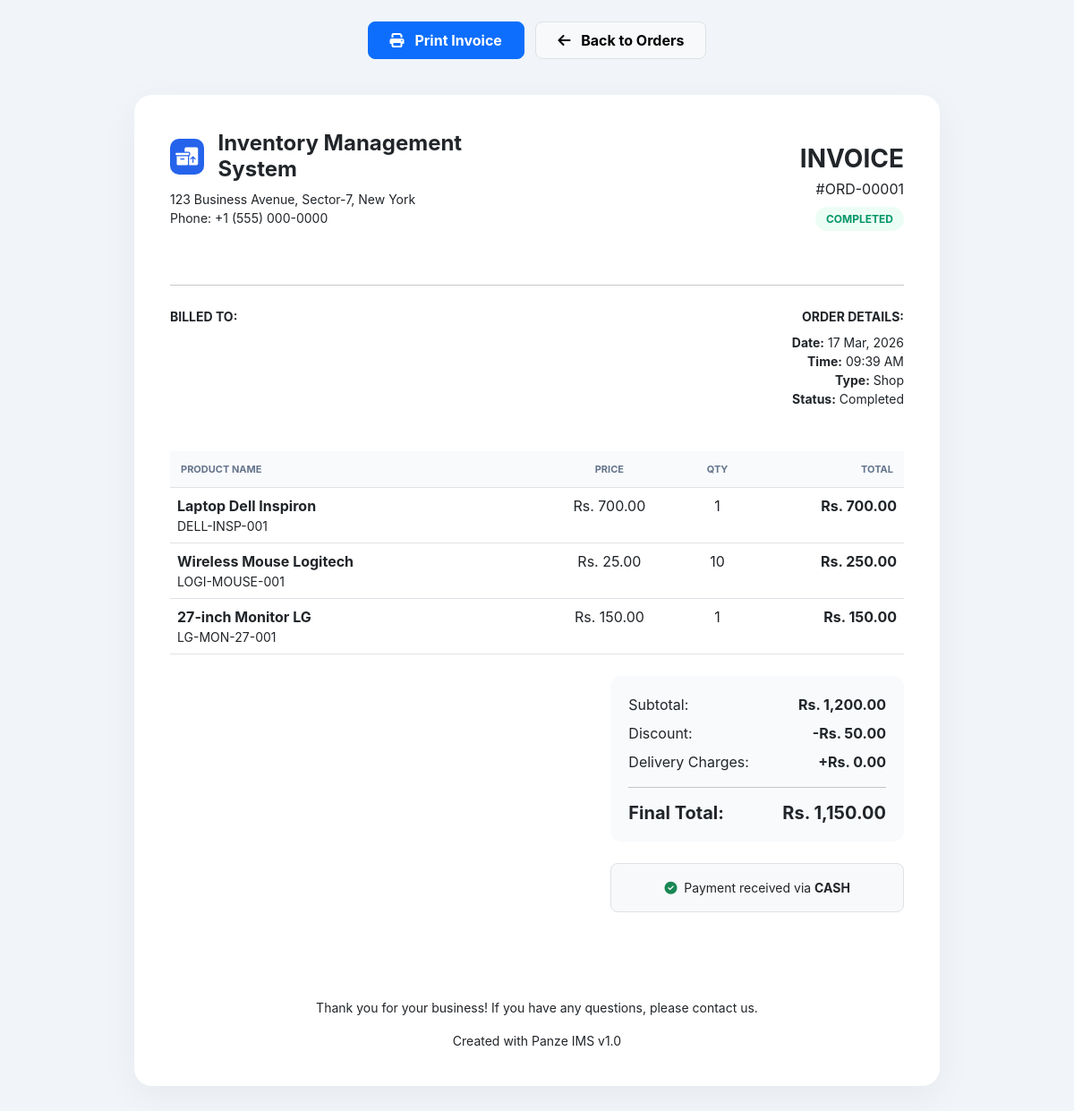
The app's page /admin/orders/invoice/index.php?order_id=1 (signed in) with its own data.
### tables this page shows
CREATE TABLE `orders` (
  `id` int(11) NOT NULL,
  `customer_id` int(11) DEFAULT NULL,
  `created_by` int(11) DEFAULT NULL,
  `order_type` enum('shop','online') DEFAULT 'shop',
  `total_amount` decimal(10,2) DEFAULT NULL,
  `discount` decimal(10,2) DEFAULT 0.00,
  `delivery_charges` decimal(10,2) DEFAULT 0.00,
  `final_amount` decimal(10,2) DEFAULT NULL,
  `status` enum('pending','completed','cancelled') DEFAULT 'pending',
  `created_at` timestamp NOT NULL DEFAULT current_timestamp(),
  `updated_at` timestamp NOT NULL DEFAULT current_timestamp() ON UPDATE current_timestamp()
);

CREATE TABLE `order_items` (
  `id` int(11) NOT NULL,
  `order_id` int(11) NOT NULL,
  `product_id` int(11) NOT NULL,
  `quantity` int(11) NOT NULL,
  `price` decimal(10,2) NOT NULL,
  `total` decimal(10,2) DEFAULT NULL,
  `created_at` timestamp NOT NULL DEFAULT current_timestamp()
);

CREATE TABLE `products` (
  `id` int(11) NOT NULL,
  `name` varchar(150) NOT NULL,
  `sku` varchar(100) DEFAULT NULL,
  `cost_price` decimal(10,2) NOT NULL,
  `selling_price` decimal(10,2) NOT NULL,
  `status` enum('active','inactive') DEFAULT 'active',
  `created_at` timestamp NOT NULL DEFAULT current_timestamp(),
  `updated_at` timestamp NOT NULL DEFAULT current_timestamp() ON UPDATE current_timestamp()
);

CREATE TABLE `payments` (
  `id` int(11) NOT NULL,
  `order_id` int(11) DEFAULT NULL,
  `sale_id` int(11) DEFAULT NULL,
  `payment_method` enum('cash','online','bank','card') DEFAULT 'cash',
  `transaction_id` varchar(100) DEFAULT NULL,
  `payment_proof` varchar(255) DEFAULT NULL,
  `amount` decimal(10,2) DEFAULT NULL,
  `status` enum('paid','unpaid','partial') DEFAULT 'unpaid',
  `created_at` timestamp NOT NULL DEFAULT current_timestamp(),
  `updated_at` timestamp NOT NULL DEFAULT current_timestamp() ON UPDATE current_timestamp()
);

### core/functions.php (called while the page is built, shortened)
<?php
function format_price($amount) {
    return "Rs. " . number_format($amount, 2);
}

### admin/orders/invoice/index.php (the view, shortened to what this page needs)
<?php
require_once __DIR__ . '/../../../config/db.php';
require_once __DIR__ . '/../../../core/functions.php';
$order_id = isset($_GET['order_id']) ? (int)$_GET['order_id'] : 0;
try {
    $order_stmt = $pdo->prepare("SELECT o.*, c.name as customer_name, c.email as customer_email, c.phone as customer_phone, c.address as customer_address
                                FROM orders o
                                LEFT JOIN customers c ON o.customer_id = c.id
                                WHERE o.id = ?");
    $order_stmt->execute([$order_id]);
    $order = $order_stmt->fetch();
    $items_stmt = $pdo->prepare("SELECT oi.*, p.name as product_name, p.sku as product_sku
                                FROM order_items oi
                                JOIN products p ON oi.product_id = p.id
                                WHERE oi.order_id = ?");
    $items_stmt->execute([$order_id]);
    $items = $items_stmt->fetchAll();
    $payment_stmt = $pdo->prepare("SELECT * FROM payments WHERE order_id = ? LIMIT 1");
    $payment_stmt->execute([$order_id]);
    $payment = $payment_stmt->fetch();
} catch (PDOException $e) {
    die("Database error: " . $e->getMessage());
}
?>
<!DOCTYPE html>
<html lang="en">
<head>
    <link href="https://cdn.jsdelivr.net/npm/bootstrap@5.3.0/dist/css/bootstrap.min.css" rel="stylesheet">
    <link rel="stylesheet" href="https://cdnjs.cloudflare.com/ajax/libs/font-awesome/6.4.0/css/all.min.css">
</head>
<body>
<div class="container no-print mt-4 mb-2 text-center">
    <button class="btn btn-primary px-4 py-2 rounded-3 fw-bold" onclick="window.print()">
        <i class="fa-solid fa-print me-2"></i> Print Invoice
    </button>
    <a href="../index.php" class="btn btn-light px-4 py-2 rounded-3 fw-bold border ms-2">
        <i class="fa-solid fa-arrow-left me-2"></i> Back to Orders
    </a>
</div>
<div class="invoice-container">
    <div class="row align-items-center mb-5">
        <div class="col-6">
            <div class="d-flex align-items-center gap-3">
                <div class="brand-logo"><i class="fa-solid fa-boxes-packing"></i></div>
                <h4 class="fw-bold mb-0"><?= APP_NAME ?></h4>
            </div>
            <p class="text-slate-500 small mt-2">123 Business Avenue, Sector-7, New York<br>Phone: +1 (555) 000-0000</p>
        </div>
        <div class="col-6 text-end">
            <h1 class="h3 fw-bold text-slate-900 mb-1">INVOICE</h1>
            <div class="text-slate-500">#ORD-<?= str_pad($order['id'], 5, '0', STR_PAD_LEFT) ?></div>
            <div class="mt-2">
                <span class="badge-status badge-paid">
                    <?= strtoupper($order['status']) ?>
                </span>
            </div>
        </div>
    </div>
    <hr class="border-slate-100 my-4">
    <div class="row mb-5">
        <div class="col-6">
            <div class="text-uppercase small fw-bold text-slate-400 mb-2">Billed To:</div>
            <p class="text-slate-500 small">
                <?= htmlspecialchars($order['customer_phone']) ?><br>
                <?= htmlspecialchars($order['customer_email']) ?><br>
            </p>
        </div>
        <div class="col-6 text-end">
            <div class="text-uppercase small fw-bold text-slate-400 mb-2">Order Details:</div>
            <p class="small mb-0"><strong>Date:</strong> <?= date('d M, Y', strtotime($order['created_at'])) ?></p>
            <p class="small mb-0"><strong>Time:</strong> <?= date('h:i A', strtotime($order['created_at'])) ?></p>
            <p class="small mb-0"><strong>Type:</strong> <?= ucfirst($order['order_type']) ?></p>
            <p class="small mb-0"><strong>Status:</strong> <?= ucfirst($order['status']) ?></p>
        </div>
    </div>
    <table class="table mb-4">
        <thead>
            <tr>
                <th style="width: 50%;">Product Name</th>
                <th class="text-center">Price</th>
                <th class="text-center">Qty</th>
                <th class="text-end">Total</th>
            </tr>
        </thead>
        <tbody>
            <?php foreach ($items as $item): ?>
                <tr>
                    <td>
                        <div class="fw-bold text-slate-900"><?= htmlspecialchars($item['product_name']) ?></div>
                        <div class="small text-slate-400"><?= htmlspecialchars($item['product_sku']) ?></div>
                    </td>
                    <td class="text-center"><?= format_price($item['price']) ?></td>
                    <td class="text-center"><?= $item['quantity'] ?></td>
                    <td class="text-end fw-bold"><?= format_price($item['total']) ?></td>
                </tr>
            <?php endforeach; ?>
        </tbody>
    </table>
    <div class="row justify-content-end">
        <div class="col-md-5">
            <div class="total-section">
                <div class="d-flex justify-content-between mb-2">
                    <span class="text-slate-500">Subtotal:</span>
                    <span class="fw-bold text-slate-800"><?= format_price($order['total_amount']) ?></span>
                </div>
                <div class="d-flex justify-content-between mb-2">
                    <span class="text-slate-500">Discount:</span>
                    <span class="fw-bold text-rose-500">-<?= format_price($order['discount']) ?></span>
                </div>
                <div class="d-flex justify-content-between mb-2">
                    <span class="text-slate-500">Delivery Charges:</span>
                    <span class="fw-bold text-indigo-600">+<?= format_price($order['delivery_charges']) ?></span>
                </div>
                <hr class="my-3">
                <div class="d-flex justify-content-between">
                    <span class="h5 fw-bold text-slate-900 mb-0">Final Total:</span>
                    <span class="h5 fw-bold text-blue-600 mb-0"><?= format_price($order['final_amount']) ?></span>
                </div>
            </div>
            <?php if ($payment): ?>
                <div class="mt-4 p-3 bg-light rounded-3 text-center small text-slate-500 border">
                    <i class="fa-solid fa-circle-check text-success me-1"></i> Payment received via <strong><?= strtoupper($payment['payment_method']) ?></strong>
                </div>
            <?php endif; ?>
        </div>
    </div>
    <div class="mt-5 pt-5 text-center text-slate-400 small">
        <p>Thank you for your business! If you have any questions, please contact us.</p>
        <p class="mb-0">Created with Panze IMS v1.0</p>
    </div>
</div>
</body>
</html>

### admin/orders/invoice/index.php (style rules this page uses)
body { background: #f1f5f9; font-family: 'Inter', sans-serif; }
.invoice-container { max-width: 900px; margin: 40px auto; background: white; padding: 40px; border-radius: 20px; box-shadow: 0 10px 40px rgba(0,0,0,0.05); }
.brand-logo { width: 40px; height: 40px; background: #2563eb; color: white; border-radius: 10px; display: flex; align-items: center; justify-content: center; font-size: 20px; }
.table thead th { background: #f8fafc; color: #64748b; font-size: 11px; text-transform: uppercase; padding: 12px; }
.total-section { background: #f8fafc; border-radius: 12px; padding: 20px; }
.badge-status { padding: 6px 12px; border-radius: 20px; font-size: 12px; font-weight: 700; text-transform: uppercase; }
.badge-paid { background: #ecfdf5; color: #059669; }

### records on screen
orders: id "00001", status "COMPLETED", created_at "17 Mar, 2026", created_at "09:39 AM", order_type "Shop", status "Completed", total_amount "Rs. 1,200.00", discount "Rs. 50.00", delivery_charges "Rs. 0.00", final_amount "Rs. 1,150.00"
order_items: product.name "Laptop Dell Inspiron", product.sku "DELL-INSP-001", price "Rs. 700.00", quantity "1", total "Rs. 700.00"
order_items: product.name "Wireless Mouse Logitech", product.sku "LOGI-MOUSE-001", price "Rs. 25.00", quantity "10", total "Rs. 250.00"
order_items: product.name "27-inch Monitor LG", product.sku "LG-MON-27-001", price "Rs. 150.00", quantity "1", total "Rs. 150.00"
payments: payment_method "CASH"

### other values on screen
APP_NAME "Inventory Management System"
